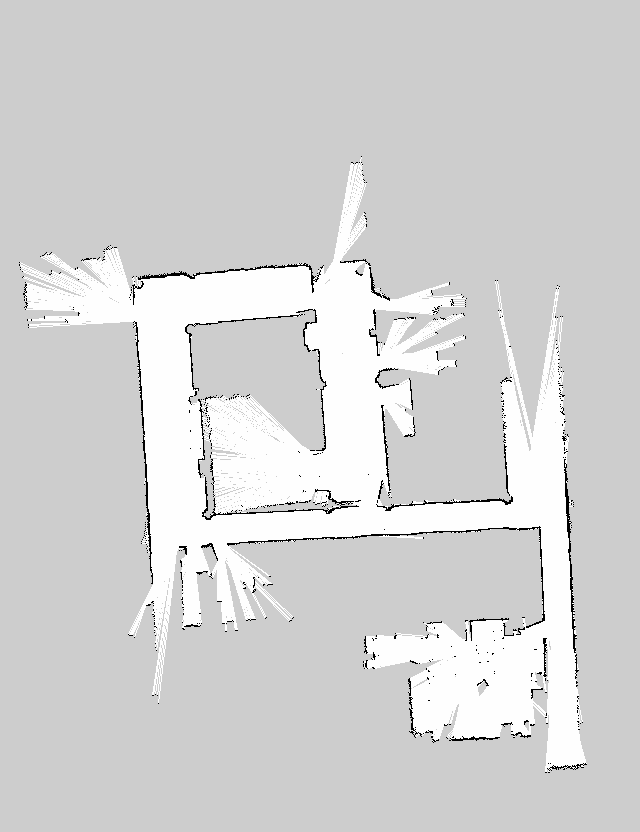
#> input picture scripts/map_benchmark/onemap/gmapping.pgm, 640 x 832 px; its folder holds only this picture in this run
$ python metrics_analizer.py
#> lines starting #> are read from the running program, lines starting #| are printed output that depends on the picture; after the words box and inside, x2 and y2 are one past the last pixel; in counts of white or black regions, pixels touching at a corner belong together
#> in get_one_map_metrics, image is the input picture: shape (832, 640); min 0, max 254, mean 211.8
import cv2 as cv
import numpy as np
import argparse
import pandas as pd
import glob
import matplotlib.pyplot as plt

parser = argparse.ArgumentParser()
parser.add_argument("--input_csv", default="mem_cpu_usage.csv", help="Input of cpu and mem usage stats")
args = parser.parse_args()

occupied_value = 0
free_value = 254
unknown_value = 205

def get_occupied_proportion(image):
    image = image.astype(float)

    occupied_proportion = np.sum(image == occupied_value) / image.size
#> occupied_proportion = 0.012
    return occupied_proportion

def get_num_corners(image):
    _, binary_image = cv.threshold(image, unknown_value, free_value, cv.THRESH_BINARY)#remove unknown values
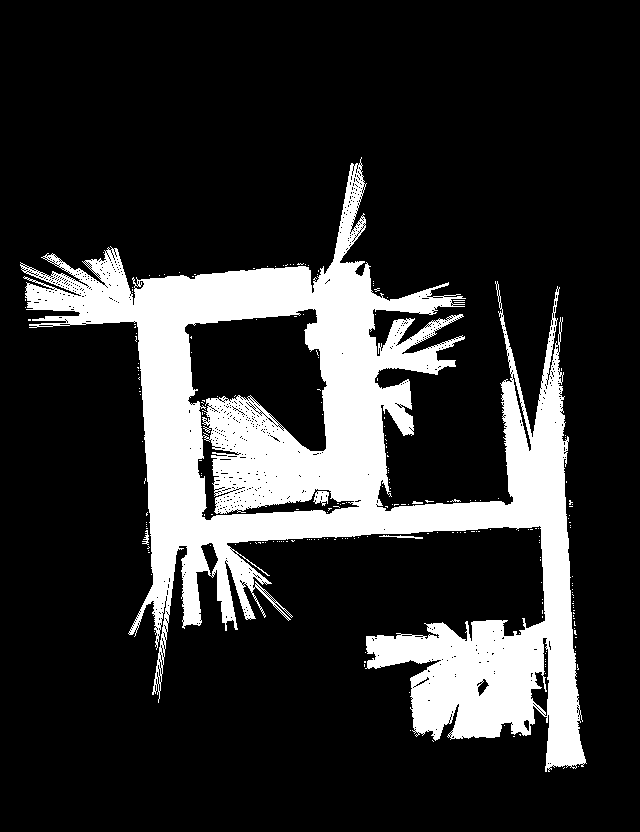
#> binary_image: shape (832, 640); values 0 (black) and 254 (white), 18.9% white; 226 white regions (221 under 20 px), largest, box (x1, y1, x2, y2) and area: (20, 157, 587, 772) 99900, (313, 491, 329, 506) 153, (379, 535, 423, 539) 74, (142, 530, 149, 545) 47, (412, 501, 423, 504) 24
    image = np.float32(binary_image)
    # Apply corner detection
    dst = cv.cornerHarris(image, blockSize=3, ksize=3, k=0.04)
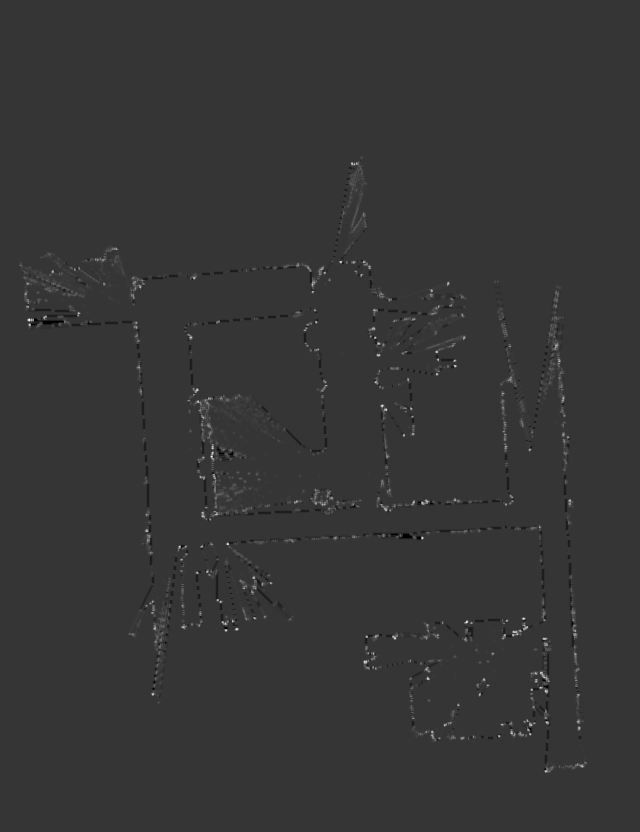
#> dst: shape (832, 640) float32; min -166492608, max 624475776, mean 1736820; drawn with min black and max white

    # Threshold the corner response
    threshold = 0.01 * dst.max()
#> threshold = 6244757.8
    corners = np.where(dst > threshold)
#> corners = 22379 positions, rows 156 to 773, columns 18 to 587

    return len(corners[0])

def get_num_enclosed_areas(image):
    _, binary_image = cv.threshold(image, unknown_value, free_value, cv.THRESH_BINARY)#remove unknown values
    num_labels, _ = cv.connectedComponents(binary_image)
#> num_labels = 227

    return num_labels - 1

def get_one_map_metrics():
    map_root_dir = "scripts/map_benchmark/onemap"

    pgm_files = glob.glob("%s/*pgm" % (map_root_dir))

    arr_occ  = []
    arr_corn = []
    arr_encl = []
    for i, pgm in enumerate(pgm_files):
        image = cv.imread(pgm, -1)

        arr_occ.append(get_occupied_proportion(image))
        arr_corn.append(get_num_corners(image))
        arr_encl.append(get_num_enclosed_areas(image))

        inicio = pgm.rfind("/")
        fin = pgm.rfind(".")
        if inicio != -1 and fin != -1 and inicio < fin:
            pgm_files[i] = pgm[inicio + 1:fin]

    plt.bar( pgm_files, arr_occ)
    plt.title('Proporción de píxeles ocupados')
    plt.xlabel('Algoritmos')
    plt.ylabel('Proporción')
    plt.savefig("proporcion_pixeles.png")
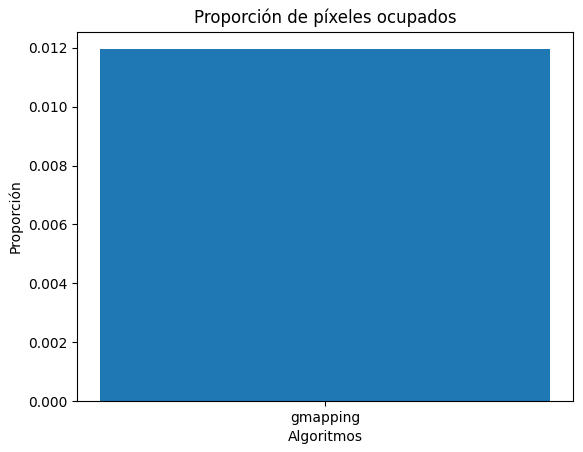
#> figure drawn by matplotlib, 1 panel
    plt.close()

    plt.bar( pgm_files, arr_corn, color="green")
    plt.title('Número de esquinas')
    plt.xlabel('Algoritmos')
    plt.ylabel('Total')
    plt.savefig("num_esquinas.png")
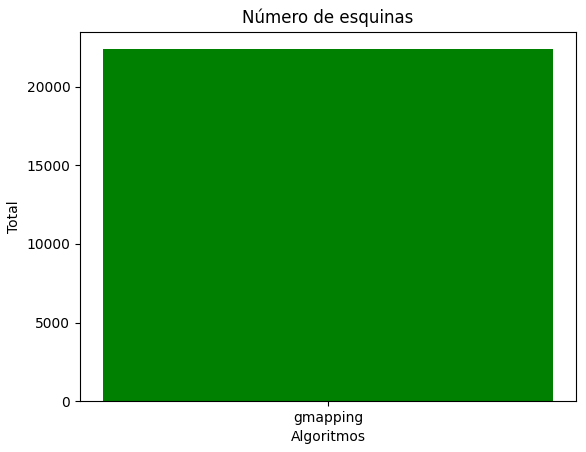
#> figure drawn by matplotlib, 1 panel
    plt.close()

    plt.bar( pgm_files, arr_encl, color="orange")
    plt.title('Número de áreas encerradas')
    plt.xlabel('Algoritmos')
    plt.ylabel('Total')
    plt.savefig("num_areas_encerradas.png")
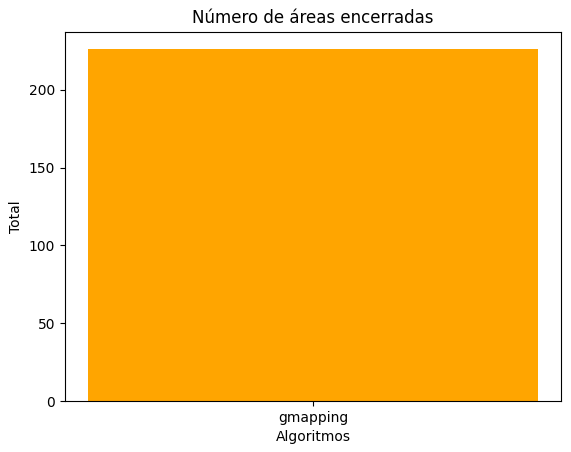
#> figure drawn by matplotlib, 1 panel
    plt.close()


# [76 lines left out: functions get_map_metrics, get_perf_plot, not called in this run]

if __name__ == "__main__":
    get_one_map_metrics()
    # [5 lines of commented-out code are left out]

$ run again, on scripts/map_benchmark/onemap/slam_toolbox.pgm
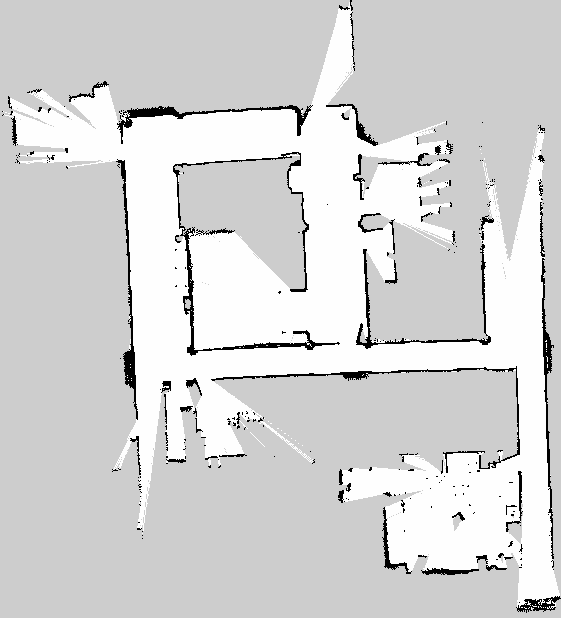
#> input picture scripts/map_benchmark/onemap/slam_toolbox.pgm, 561 x 618 px
#> in get_one_map_metrics, image is the input picture: shape (618, 561); min 0, max 254, mean 213
#> occupied_proportion = 0.0327
#> in get_num_corners, `_, binary_image = cv.threshold(image, unknown_value, free_value, cv.TH..`:
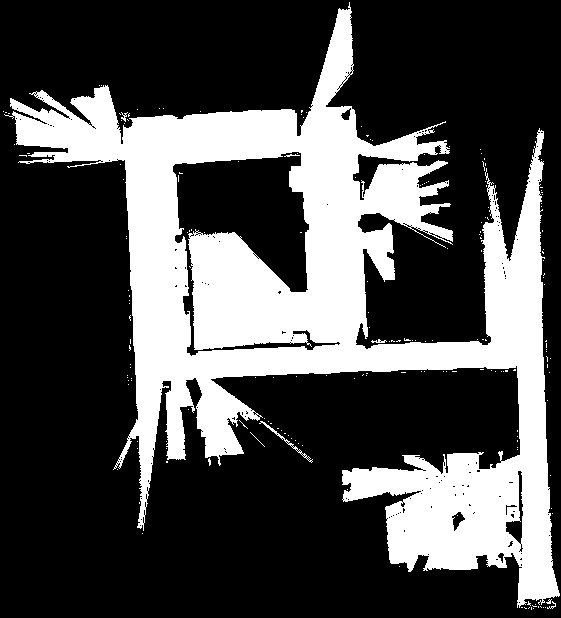
#> binary_image: shape (618, 561); values 0 (black) and 254 (white), 30.1% white; 190 white regions (184 under 20 px), largest, box (x1, y1, x2, y2) and area: (4, 2, 560, 608) 103606, (259, 421, 313, 463) 150, (371, 339, 387, 343) 33, (121, 112, 128, 122) 28, (284, 154, 300, 157) 22, (547, 601, 556, 609) 22
#> threshold = 8533709.4
#> corners = 13120 positions, rows 1 to 610, columns 2 to 560
#> num_labels = 191
#> in get_one_map_metrics, `plt.savefig("num_areas_encerradas.png")`:
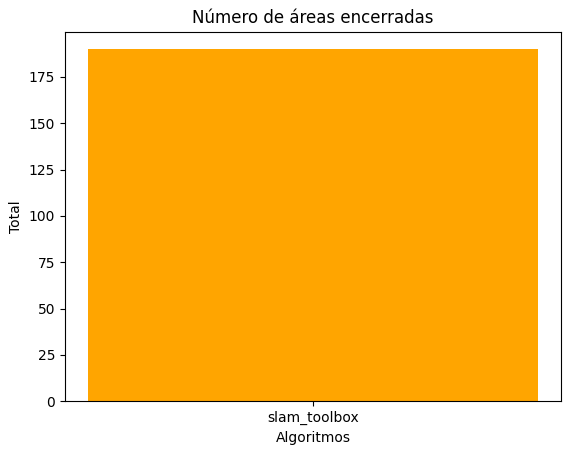
#> figure drawn by matplotlib, 1 panel
